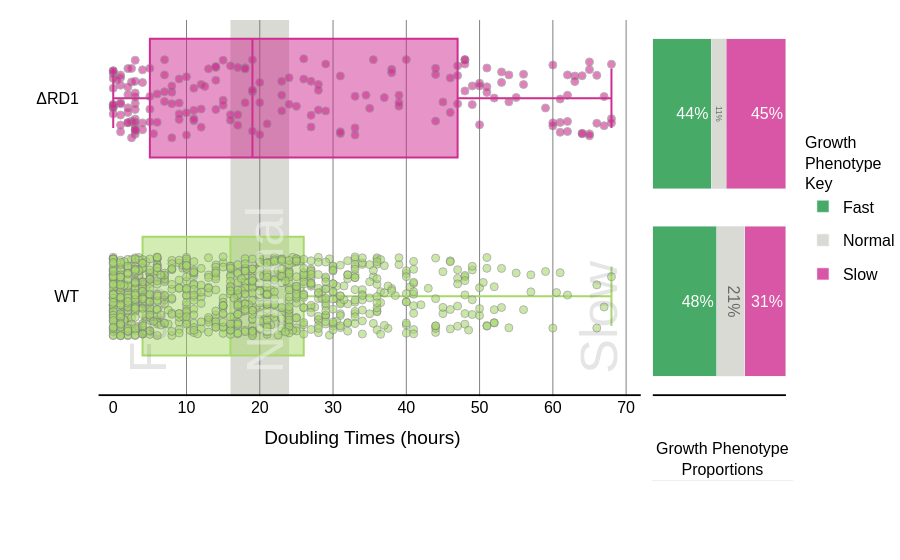

Notebook code for this chart:
### Code cell
from dash import Dash, dcc, html, Input, Output
import plotly.graph_objects as go
from plotly.subplots import make_subplots
import math

def custom_round(value, precision):
    return round(value + 1e-10, precision)
from dash import Dash, dcc, html, Input, Output
import plotly.graph_objects as go
from plotly.subplots import make_subplots
import math

def custom_round(value, precision):
    return round(value + 1e-10, precision)

# Create a subplot with two vertical sections and an additional row for the title
fig = make_subplots(
    rows=2, cols=2,
    column_widths=[0.8, 0.2],
    row_heights=[0.95, 0.4],  # Add small row at bottom for title
    horizontal_spacing=0.01,
    vertical_spacing=0.01
)

# First section: Boxplots, stripplots, and shaded regions
for strain in subset_df['Strain'].unique():
    strain_data = subset_df[subset_df['Strain'] == strain]
    jitter = np.random.uniform(-0.2, 0.2, size=len(strain_data))
    strain_numeric = np.where(subset_df['Strain'].unique() == strain)[0][0]
    
    # Add boxplot trace
    fig.add_trace(go.Box(
        x=strain_data['Doubling Times'],
        y=[strain_numeric] * len(strain_data),
        name=strain,
        marker_color=colors[strain],
        hoverinfo='none',
        boxmean=False,
        orientation="h",
        width=0.6,
        boxpoints=False,
        showlegend=False
    ), row=1, col=1)
    
    # Add stripplot trace
    fig.add_trace(go.Scatter(
        x=strain_data['Doubling Times'],
        y=[strain_numeric] * len(strain_data)+ jitter,
        mode="markers",
        name=strain,
        marker=dict(color=colors[strain], size=8, opacity=0.6, line=dict(color='gray', width=1)),
        customdata=strain_data['Video Link'],
        hoverinfo="text",
        text=[
            f"<b>Doubling Time:</b> {x:.2f}<br><b>Strain:</b> {strain}<br>"
            for x in strain_data['Doubling Times']
        ],
        showlegend=False
    ), row=1, col=1)

# Add shaded regions
fig.add_vrect(x0=0, x1=bins[1], fillcolor=expanded_piyg[3], opacity=0, layer="below", line_width=0, row=1, col=1)
fig.add_vrect(x0=bins[1], x1=bins[2], fillcolor=expanded_piyg[3], opacity=0.8, layer="below", line_width=0, row=1, col=1)
fig.add_vrect(x0=bins[2], x1=70, fillcolor=expanded_piyg[3], opacity=0, layer="below", line_width=0, row=1, col=1)

# Add vertical text labels within each category region
fig.add_annotation(x=bins[0] + 0.5, y=-0.4, text='Fast', font=dict(size=52, color='gray'), opacity=0.2, 
                  xanchor='left', yanchor='bottom', showarrow=False, textangle=-90, row=1, col=1)
fig.add_annotation(x=bins[1] + 0.5, y=-0.4, text='Normal', font=dict(size=52, color='white'), opacity=0.4, 
                  xanchor='left', yanchor='bottom', showarrow=False, textangle=-90, row=1, col=1)
fig.add_annotation(x=70 + 0.5, y=-0.4, text='Slow', font=dict(size=52, color='gray'), opacity=0.2, 
                  xanchor='right', yanchor='bottom', showarrow=False, textangle=-90, row=1, col=1)

# Calculate and add growth speed percentages
growth_speed_counts = subset_df.groupby(['Strain', 'Growth Category']).size().unstack(fill_value=0)
growth_speed_percentages = growth_speed_counts.div(growth_speed_counts.sum(axis=1), axis=0).reindex(index=subset_df['Strain'].unique())

# Add stacked bar chart
for i, strain in enumerate(subset_df['Strain'].unique()):
    percentages = growth_speed_percentages.iloc[i]
    rounded_percentages = [custom_round(p, 2) for p in percentages]
    
    total = sum(rounded_percentages)
    if total != 1:
        diff = 1 - total
        max_idx = rounded_percentages.index(max(rounded_percentages))
        rounded_percentages[max_idx] += diff
    
    for j, (category, percentage) in enumerate(zip(growth_speed_percentages.columns, rounded_percentages)):
        fig.add_trace(go.Bar(
            x=[percentage],
            y=[strain],
            orientation='h',
            marker_color=colors[category],
            opacity=0.8,
            showlegend=i==0,
            legendgroup=category,
            name=category,
            text=[f"{round(percentage * 100)}%"],
            textposition='inside',
            hoverinfo='text',
            hovertext=[f"{strain}<br>{category}: {round(percentage * 100)}%"]
        ), row=1, col=2)

# Add title text as a bar trace in the bottom row
fig.add_trace(go.Bar(
    x=[1],
    y=[-0],
    width=30,
    marker_color='rgba(0,0,0,0)',  # Transparent
    text=['Growth Phenotype<br>Proportions'],
    textposition='outside',
    textfont=dict(size=16, color='black'),
    showlegend=False,
    hoverinfo='none'
), row=2, col=2)

# Define common font settings
font_settings = dict(
    family='Helvetica, Arial, sans-serif',
    size=16, 
    color='black'
)

# Update layout
fig.update_layout(
    barmode='stack',
    plot_bgcolor='white',
    paper_bgcolor='white',
    width=965,
    margin=dict(b=0, t=20),  # Reduced bottom margin
    font=font_settings,
    legend=dict(
        title='Growth<br>Phenotype<br>Key',
        orientation='v',
        yanchor='middle', y=0.65,
        xanchor='right', x=1.15,
        title_side='top',
        title_font_size=16,
        font=dict(size=16)
    ),
    showlegend=True
)

# Update axes configurations for main plots
axes_updates = {
    (1,1): dict(
        x=dict(
            visible=True,
            tickmode='linear',
            tick0=0,
            dtick=10,
            gridcolor='gray',
            gridwidth=1,
            title_text='Doubling Times (hours)'
        ),
        y=dict(
            ticktext=["WT", "ΔRD1"],
            tickvals=[0, 1]
        )
    ),
    (1,2): dict(
        x=dict(visible=False),
        y=dict(
            ticktext=[],
            tickvals=[]
        )
    )
}

# Apply axes updates
for (row, col), settings in axes_updates.items():
    if 'x' in settings:
        fig.update_xaxes(**settings['x'], row=row, col=col)
    if 'y' in settings:
        fig.update_yaxes(**settings['y'], row=row, col=col)

# Hide axes for the bottom row
fig.update_xaxes(visible=False, row=2, col=1)
fig.update_xaxes(visible=False, row=2, col=2)
fig.update_yaxes(visible=False, row=2, col=1)
fig.update_yaxes(visible=False, row=2, col=2)

# Add horizontal lines
for col, x_range in [(1, (-2, 72)), (2, (0, 1))]:
    fig.add_shape(
        type='line',
        x0=x_range[0], x1=x_range[1],
        y0=-0.5, y1=-0.5,
        line=dict(color='black', width=2),
        row=1, col=col
    )


fig.show()

boxplot = fig

### Figure 1 — Plotly figure (JSON) as saved in the notebook; plotly's stock layout.template omitted (floating-point values rounded to 4 significant figures; data arrays with more than 128 entries replaced by an {"elided": "..."} marker saying what was removed)
{"data": [{"boxmean": false, "boxpoints": false, "hoverinfo": "none", "marker": {"color": "#a6d96a"}, "name": "WT", "orientation": "h", "showlegend": false, "type": "box", "width": 0.6, "x": {"elided": "941 float values"}, "xaxis": "x", "y": {"elided": "941 int values"}, "yaxis": "y"}, {"customdata": {"elided": "941 str values"}, "hoverinfo": "text", "marker": {"color": "#a6d96a", "line": {"color": "gray", "width": 1}, "opacity": 0.6, "size": 8}, "mode": "markers", "name": "WT", "showlegend": false, "text": {"elided": "941 str values"}, "type": "scatter", "x": {"elided": "941 float values"}, "xaxis": "x", "y": {"elided": "941 float values"}, "yaxis": "y"}, {"boxmean": false, "boxpoints": false, "hoverinfo": "none", "marker": {"color": "#d02c91"}, "name": "RD1", "orientation": "h", "showlegend": false, "type": "box", "width": 0.6, "x": {"elided": "190 float values"}, "xaxis": "x", "y": {"elided": "190 int values"}, "yaxis": "y"}, {"customdata": {"elided": "190 str values"}, "hoverinfo": "text", "marker": {"color": "#d02c91", "line": {"color": "gray", "width": 1}, "opacity": 0.6, "size": 8}, "mode": "markers", "name": "RD1", "showlegend": false, "text": {"elided": "190 str values"}, "type": "scatter", "x": {"elided": "190 float values"}, "xaxis": "x", "y": {"elided": "190 float values"}, "yaxis": "y"}, {"hoverinfo": "text", "hovertext": ["WT<br>Fast: 48%"], "legendgroup": "Fast", "marker": {"color": "#1a9641"}, "name": "Fast", "opacity": 0.8, "orientation": "h", "showlegend": true, "text": ["48%"], "textposition": "inside", "type": "bar", "x": [0.48], "xaxis": "x2", "y": ["WT"], "yaxis": "y2"}, {"hoverinfo": "text", "hovertext": ["WT<br>Normal: 21%"], "legendgroup": "Normal", "marker": {"color": "#d1d1ca"}, "name": "Normal", "opacity": 0.8, "orientation": "h", "showlegend": true, "text": ["21%"], "textposition": "inside", "type": "bar", "x": [0.21], "xaxis": "x2", "y": ["WT"], "yaxis": "y2"}, {"hoverinfo": "text", "hovertext": ["WT<br>Slow: 31%"], "legendgroup": "Slow", "marker": {"color": "#d02c91"}, "name": "Slow", "opacity": 0.8, "orientation": "h", "showlegend": true, "text": ["31%"], "textposition": "inside", "type": "bar", "x": [0.31], "xaxis": "x2", "y": ["WT"], "yaxis": "y2"}, {"hoverinfo": "text", "hovertext": ["RD1<br>Fast: 44%"], "legendgroup": "Fast", "marker": {"color": "#1a9641"}, "name": "Fast", "opacity": 0.8, "orientation": "h", "showlegend": false, "text": ["44%"], "textposition": "inside", "type": "bar", "x": [0.44], "xaxis": "x2", "y": ["RD1"], "yaxis": "y2"}, {"hoverinfo": "text", "hovertext": ["RD1<br>Normal: 11%"], "legendgroup": "Normal", "marker": {"color": "#d1d1ca"}, "name": "Normal", "opacity": 0.8, "orientation": "h", "showlegend": false, "text": ["11%"], "textposition": "inside", "type": "bar", "x": [0.11], "xaxis": "x2", "y": ["RD1"], "yaxis": "y2"}, {"hoverinfo": "text", "hovertext": ["RD1<br>Slow: 45%"], "legendgroup": "Slow", "marker": {"color": "#d02c91"}, "name": "Slow", "opacity": 0.8, "orientation": "h", "showlegend": false, "text": ["45%"], "textposition": "inside", "type": "bar", "x": [0.45], "xaxis": "x2", "y": ["RD1"], "yaxis": "y2"}, {"hoverinfo": "none", "marker": {"color": "rgba(0, 0, 0, 0)"}, "showlegend": false, "text": ["Growth Phenotype<br>Proportions"], "textfont": {"color": "black", "size": 16}, "textposition": "outside", "type": "bar", "width": 30, "x": [1], "xaxis": "x4", "y": [0], "yaxis": "y4"}], "layout": {"annotations": [{"font": {"color": "gray", "size": 52}, "opacity": 0.2, "showarrow": false, "text": "Fast", "textangle": -90, "x": 0.5, "xanchor": "left", "xref": "x", "y": -0.4, "yanchor": "bottom", "yref": "y"}, {"font": {"color": "white", "size": 52}, "opacity": 0.4, "showarrow": false, "text": "Normal", "textangle": -90, "x": 16.5, "xanchor": "left", "xref": "x", "y": -0.4, "yanchor": "bottom", "yref": "y"}, {"font": {"color": "gray", "size": 52}, "opacity": 0.2, "showarrow": false, "text": "Slow", "textangle": -90, "x": 70.5, "xanchor": "right", "xref": "x", "y": -0.4, "yanchor": "bottom", "yref": "y"}], "autosize": true, "barmode": "stack", "font": {"color": "black", "family": "Helvetica, Arial, sans-serif", "size": 16}, "legend": {"font": {"size": 16}, "orientation": "v", "title": {"font": {"size": 16}, "side": "top", "text": "Growth<br>Phenotype<br>Key"}, "x": 1.15, "xanchor": "right", "y": 0.65, "yanchor": "middle"}, "margin": {"b": 0, "t": 20}, "paper_bgcolor": "white", "plot_bgcolor": "white", "shapes": [{"fillcolor": "#d1d1ca", "layer": "below", "line": {"width": 0}, "opacity": 0, "type": "rect", "x0": 0, "x1": 16, "xref": "x", "y0": 0, "y1": 1, "yref": "y domain"}, {"fillcolor": "#d1d1ca", "layer": "below", "line": {"width": 0}, "opacity": 0.8, "type": "rect", "x0": 16, "x1": 24, "xref": "x", "y0": 0, "y1": 1, "yref": "y domain"}, {"fillcolor": "#d1d1ca", "layer": "below", "line": {"width": 0}, "opacity": 0, "type": "rect", "x0": 24, "x1": 70, "xref": "x", "y0": 0, "y1": 1, "yref": "y domain"}, {"line": {"color": "black", "width": 2}, "type": "line", "x0": -2, "x1": 72, "xref": "x", "y0": -0.5, "y1": -0.5, "yref": "y"}, {"line": {"color": "black", "width": 2}, "type": "line", "x0": 0, "x1": 1, "xref": "x2", "y0": -0.5, "y1": -0.5, "yref": "y2"}], "showlegend": true, "xaxis": {"anchor": "y", "autorange": true, "domain": [0, 0.792], "dtick": 10, "gridcolor": "gray", "gridwidth": 1, "range": [-4.306, 72.31], "tick0": 0, "tickmode": "linear", "title": {"text": "Doubling Times (hours)"}, "type": "linear", "visible": true}, "xaxis2": {"anchor": "y2", "autorange": true, "domain": [0.802, 1], "range": [-0.00525, 1.053], "type": "linear", "visible": false}, "xaxis3": {"anchor": "y3", "domain": [0, 0.792], "visible": false}, "xaxis4": {"anchor": "y4", "autorange": true, "domain": [0.802, 1], "range": [-14, 16], "type": "linear", "visible": false}, "yaxis": {"anchor": "x", "autorange": true, "domain": [0.3033, 1.0], "range": [-0.508, 1.395], "ticktext": ["WT", "ΔRD1"], "tickvals": [0, 1], "type": "linear"}, "yaxis2": {"anchor": "x2", "autorange": true, "domain": [0.3033, 1.0], "range": [-0.5085, 1.5], "ticktext": [], "tickvals": [], "type": "category"}, "yaxis3": {"anchor": "x3", "domain": [0, 0.2933], "visible": false}, "yaxis4": {"anchor": "x4", "autorange": true, "domain": [0, 0.2933], "range": [-1, 1], "type": "linear", "visible": false}}}
